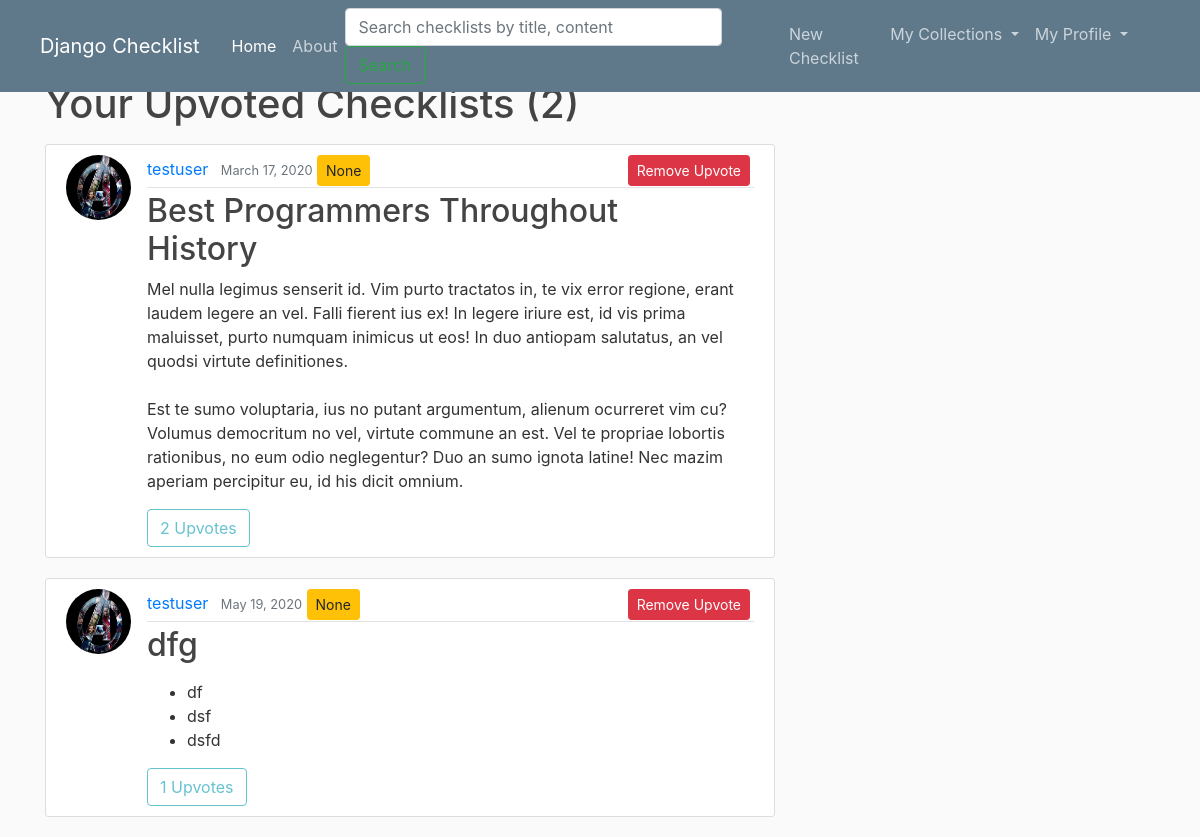
Page /upvotes/ (signed in) on the earlier database version.
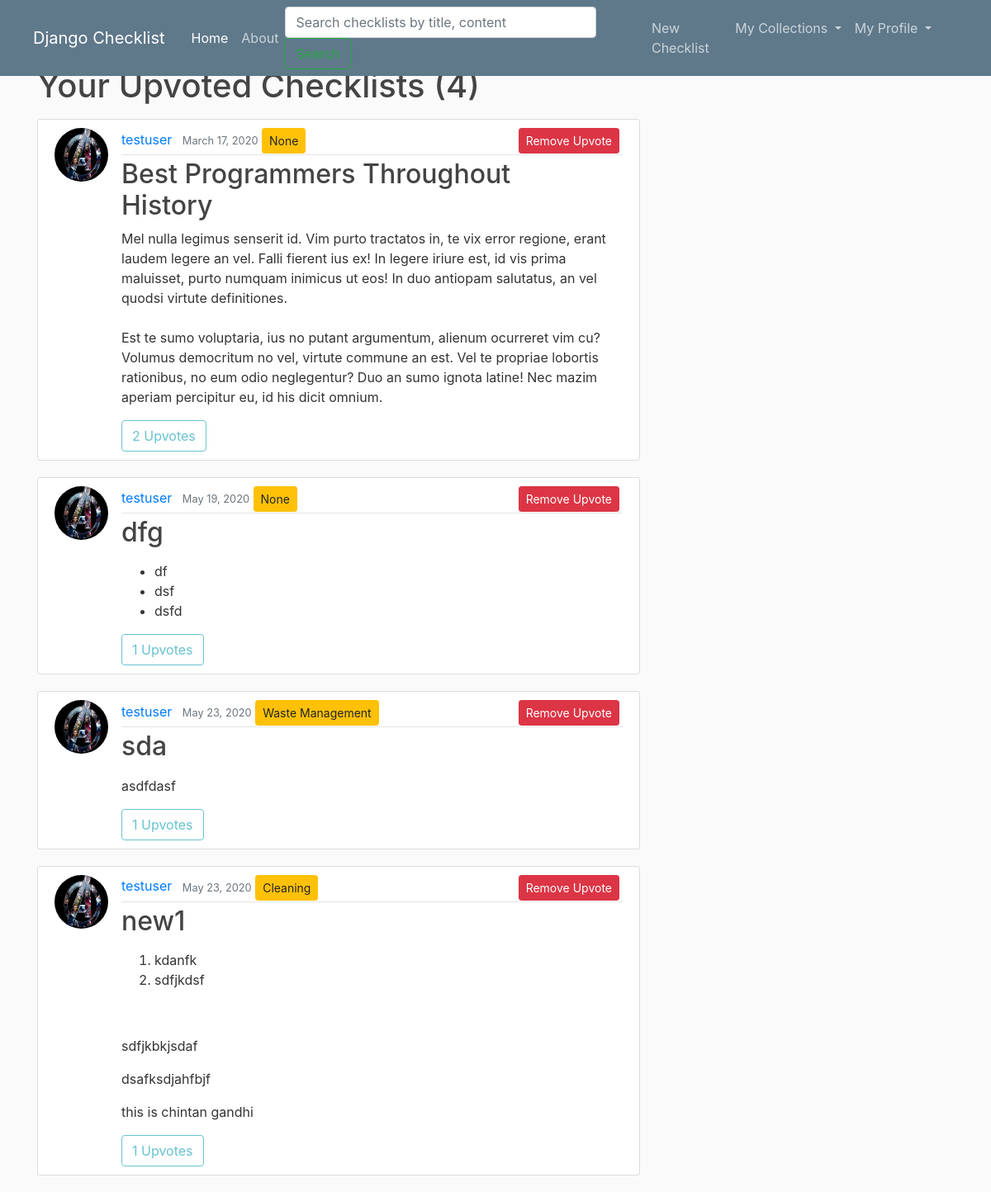
Same page on the later database version.
### checklist/models.py (models this page shows, shortened)
class Upvote(models.Model):
	user = models.ForeignKey(User, on_delete=models.CASCADE)
	checklist = models.ForeignKey(Checklist, on_delete=models.CASCADE)

class Checklist(models.Model):
	title = models.CharField(max_length=100)
	content = RichTextField()
	date_posted = models.DateTimeField(default=timezone.now)
	author = models.ForeignKey(User, on_delete = models.CASCADE)
	visibility = models.IntegerField(default=0)
	category = models.ForeignKey('Category', null=True, on_delete = models.SET_NULL)

class Category(models.Model):
	name = models.CharField(max_length=30)
	def __str__(self):
		return self.name

### users/models.py (models this page shows, shortened)
class Profile(models.Model):
	user = models.OneToOneField(User, on_delete = models.CASCADE)
	image = models.ImageField(default='default.jpg', upload_to='profile_pics')

### checklist/views.py (the view)
# urls.py: path('upvotes/', UpvoteChecklistListView.as_view(), name='upvotes'),
class UpvoteChecklistListView(ListView):
	model = Upvote
	template_name = 'checklist/upvote_checklists.html'
	paginate_by = 5
	def get_context_data(self, **kwargs):
		context = super(UpvoteChecklistListView, self).get_context_data(**kwargs)
		upvotes_cnt_list = []
		upvotes_var = Upvote.objects.filter(user=self.request.user)
		for upvote in upvotes_var:
			upvotes_cnt_list.append(Upvote.objects.filter(checklist=upvote.checklist).count())
		checklist_upvotes = zip(upvotes_var, upvotes_cnt_list)
		paginator = Paginator(list(checklist_upvotes), self.paginate_by)
		page = self.request.GET.get('page')
		try:
			page_checklist_upvotes = paginator.page(page)
		except PageNotAnInteger:
			page_checklist_upvotes = paginator.page(1)
		except EmptyPage:
			page_checklist_upvotes = paginator.page(paginator.num_pages)
		context['checklist_upvotes'] = page_checklist_upvotes
		context['title'] = 'bookmarks'
		context['is_paginated'] = page_checklist_upvotes.has_other_pages
		return context

### checklist/templates/checklist/upvote_checklists.html (shortened to what this page needs)
{% extends "checklist/base.html" %}
{% block content %}
	<h1 class="mb-3">Your Upvoted Checklists ({{ checklist_upvotes.paginator.count }})</h1>
	{% for upvote, uvote in checklist_upvotes %}
		<article class="media content-section">
			<img class="rounded-circle article-img" src="{{ upvote.checklist.author.profile.image.url }}">
			<div class="media-body">
				<div class="article-metadata">
					<a class="mr-2" href="{% url 'user-checklists' upvote.checklist.author.username %}">{{ upvote.checklist.author }}</a>
					<small class="text-muted">{{ upvote.checklist.date_posted|date:'F d, Y' }}</small>
					<a class="btn btn-sm btn-warning" href="{% url 'category' upvote.checklist.category %}" >{{ upvote.checklist.category }}</a>
					<a style="float: right;" class="btn btn-danger btn-sm mb-3 mr-1" href="{% url 'checklist-upvote' upvote.checklist.id %}">Remove Upvote</a>
				</div>
				<h2><a class="article-title" href="{% url 'checklist-detail' upvote.checklist.id %}">{{ upvote.checklist.title }}</a></h2>
				<p class="article-content">{{ upvote.checklist.content|safe }}</p>
				{% if user.is_authenticated %}
					<a class="btn btn-outline-info disabled">{{ uvote }} Upvotes</a>
				{% endif %}
			</div>
		</article>
	{% endfor %}
{% endblock content  %}

Differences in the rows shown:
added Upvote: checklist.author.profile.image (placeholder picture), checklist.author "testuser", checklist.date_posted "May 23, 2020", checklist.category "Waste Management", checklist "sda", checklist.content "asdfdasf", user "1"
added Upvote: checklist.author.profile.image (placeholder picture), checklist.author "testuser", checklist.date_posted "May 23, 2020", checklist.category "Cleaning", checklist "new1", checklist.content "kdanfk sdfjkdsf sdfjkbkjsdaf dsafksdjahfbjf this is chintan gandhi", user "1"
Other differences:
{{ checklist_upvotes.paginator.count }}: "2" → "4"
